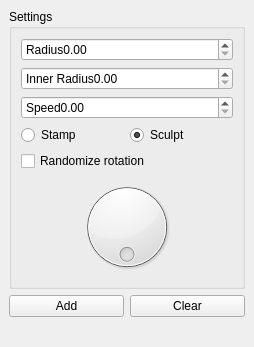
<?xml version="1.0" encoding="UTF-8"?>
<ui version="4.0">
 <class>brushStack</class>
 <widget class="QWidget" name="brushStack">
  <property name="geometry">
   <rect>
    <x>0</x>
    <y>0</y>
    <width>254</width>
    <height>347</height>
   </rect>
  </property>
  <property name="windowTitle">
   <string>Form</string>
  </property>
  <layout class="QVBoxLayout" name="verticalLayout">
   <property name="leftMargin">
    <number>0</number>
   </property>
   <property name="topMargin">
    <number>0</number>
   </property>
   <property name="rightMargin">
    <number>0</number>
   </property>
   <property name="bottomMargin">
    <number>0</number>
   </property>
   <item>
    <widget class="QWidget" name="widget" native="true">
     <layout class="QVBoxLayout" name="verticalLayout_4">
      <item>
       <widget class="QGroupBox" name="groupBox">
        <property name="sizePolicy">
         <sizepolicy hsizetype="Preferred" vsizetype="Maximum">
          <horstretch>0</horstretch>
          <verstretch>0</verstretch>
         </sizepolicy>
        </property>
        <property name="title">
         <string>Settings</string>
        </property>
        <layout class="QVBoxLayout" name="verticalLayout_2">
         <item>
          <widget class="Noggit::Ui::Tools::UiCommon::ExtendedSlider" name="radiusSlider">
           <property name="prefix">
            <string>Radius</string>
           </property>
           <property name="maximum">
            <double>1000.000000000000000</double>
           </property>
          </widget>
         </item>
         <item>
          <widget class="Noggit::Ui::Tools::UiCommon::ExtendedSlider" name="innerRadiusSlider">
           <property name="prefix">
            <string>Inner Radius</string>
           </property>
           <property name="maximum">
            <double>1.000000000000000</double>
           </property>
          </widget>
         </item>
         <item>
          <widget class="Noggit::Ui::Tools::UiCommon::ExtendedSlider" name="speedSlider">
           <property name="prefix">
            <string>Speed</string>
           </property>
           <property name="maximum">
            <double>1.000000000000000</double>
           </property>
          </widget>
         </item>
         <item>
          <layout class="QHBoxLayout" name="horizontalLayout_2">
           <item>
            <widget class="QRadioButton" name="stampRadio">
             <property name="text">
              <string>Stamp</string>
             </property>
             <attribute name="buttonGroup">
              <string notr="true">buttonGroup</string>
             </attribute>
            </widget>
           </item>
           <item>
            <widget class="QRadioButton" name="sculptRadio">
             <property name="text">
              <string>Sculpt</string>
             </property>
             <property name="checked">
              <bool>true</bool>
             </property>
             <attribute name="buttonGroup">
              <string notr="true">buttonGroup</string>
             </attribute>
            </widget>
           </item>
          </layout>
         </item>
         <item>
          <widget class="QCheckBox" name="randomizeRotation">
           <property name="text">
            <string>Randomize rotation</string>
           </property>
          </widget>
         </item>
         <item>
          <widget class="QDial" name="brushRotation">
           <property name="minimumSize">
            <size>
             <width>100</width>
             <height>100</height>
            </size>
           </property>
           <property name="maximum">
            <number>360</number>
           </property>
           <property name="wrapping">
            <bool>true</bool>
           </property>
          </widget>
         </item>
        </layout>
       </widget>
      </item>
      <item>
       <layout class="QHBoxLayout" name="horizontalLayout">
        <item>
         <widget class="QPushButton" name="addBrushButton">
          <property name="text">
           <string>Add</string>
          </property>
         </widget>
        </item>
        <item>
         <widget class="QPushButton" name="clearBrushesButton">
          <property name="text">
           <string>Clear</string>
          </property>
         </widget>
        </item>
       </layout>
      </item>
     </layout>
    </widget>
   </item>
   <item>
    <widget class="QWidget" name="brushList" native="true">
     <layout class="QVBoxLayout" name="verticalLayout_3">
      <property name="leftMargin">
       <number>0</number>
      </property>
      <property name="topMargin">
       <number>0</number>
      </property>
      <property name="rightMargin">
       <number>0</number>
      </property>
      <property name="bottomMargin">
       <number>0</number>
      </property>
     </layout>
    </widget>
   </item>
   <item>
    <spacer name="verticalSpacer">
     <property name="orientation">
      <enum>Qt::Vertical</enum>
     </property>
     <property name="sizeHint" stdset="0">
      <size>
       <width>0</width>
       <height>0</height>
      </size>
     </property>
    </spacer>
   </item>
  </layout>
 </widget>
 <customwidgets>
  <customwidget>
   <class>Noggit::Ui::Tools::UiCommon::ExtendedSlider</class>
   <extends>QDoubleSpinBox</extends>
   <header location="global">noggit/ui/tools/UiCommon/ExtendedSlider.hpp</header>
  </customwidget>
 </customwidgets>
 <resources/>
 <connections/>
 <buttongroups>
  <buttongroup name="buttonGroup"/>
 </buttongroups>
</ui>
